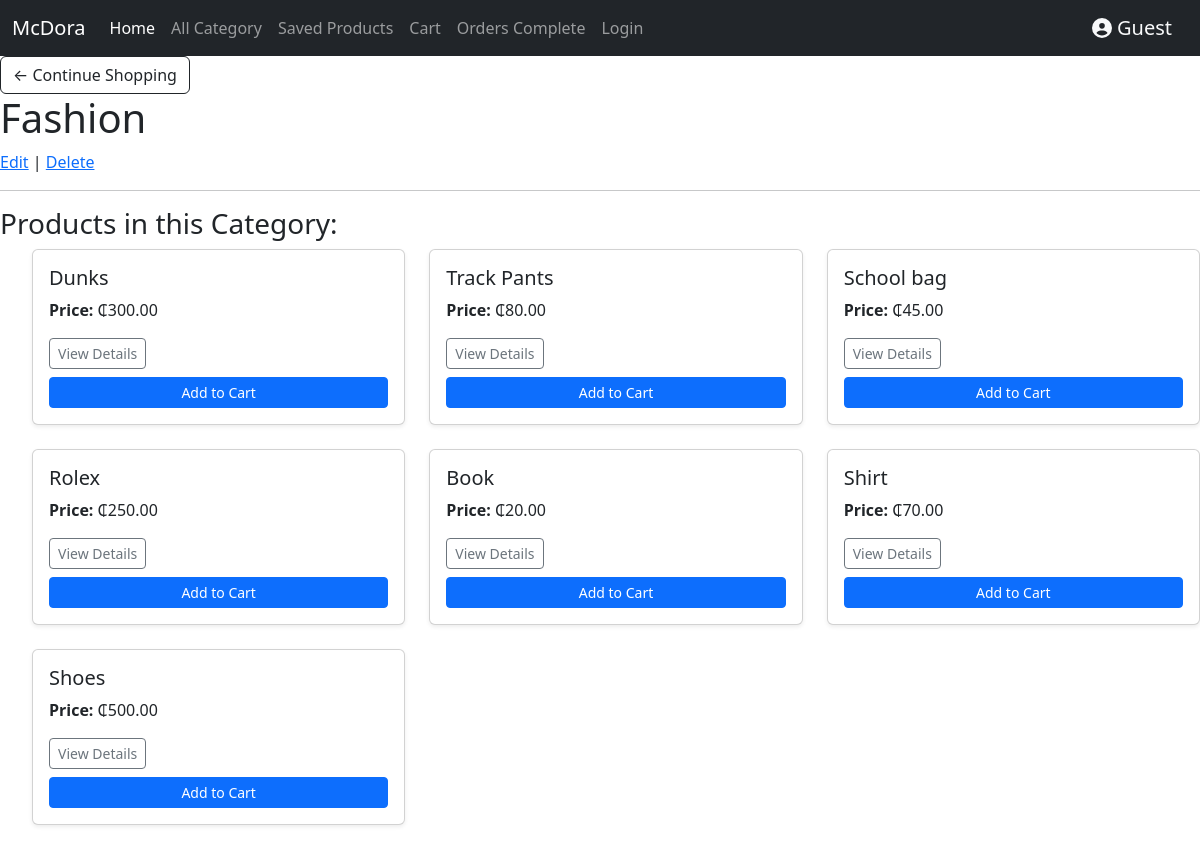
/category_detail/1/, run on the app's committed database.
### store/models.py (models this page shows, shortened)
class Category(models.Model):
    name = models.CharField(max_length=100, null=True)
    date_created = models.DateTimeField(auto_now_add=True, null=True)

class Product(models.Model):
    name = models.CharField(max_length=100, null=True)
    description = models.TextField(null=True)
    category = models.ForeignKey(Category, on_delete=models.SET_NULL, related_name='products', null=True)
    brand = models.ForeignKey(Brand, on_delete=models.SET_NULL, related_name='products', null=True)
    product_status = models.ForeignKey(ProductStatus, on_delete=models.SET_NULL, null=True)
    image = models.ImageField(upload_to= 'products/', null=True, blank=True)
    product_document = models.ForeignKey(ProductDocument, on_delete=models.SET_NULL, null=True, blank=True)
    price = models.DecimalField(max_digits=10, decimal_places=2, null=True)
    date_created = models.DateTimeField(auto_now_add=True, null=True)
    creator = models.ForeignKey(User, on_delete=models.SET_NULL, null=True)

### store/views.py (the view)
# urls.py: path('category_detail/<int:id>/', views.category_detail, name='category_detail'),
def category_detail(request, id):
    category = Category.objects.get(id=id)
    products = category.products.all()
    context = {'category': category, 'products': products}
    return render(request, 'category_detail.html', context)

### store/templates/category_detail.html (shortened to what this page needs)
{% extends 'base.html' %}
{% block content %}
<a class="btn btn-outline-dark" href="{% url 'home' %}">&#x2190; Continue Shopping</a>
<h1>{{ category.name }}</h1>
<a href="{% url 'edit_category' id=category.id %}">Edit</a> | <a href="{% url 'delete_category' id=category.id %}">Delete</a>
<hr>
<h3>Products in this Category:</h3>
<ul>
  <div class="row">
        {% for product in products %}
            <div class="col-md-4 mb-4">
                <div class="card h-100 shadow-sm">
                    <div class="card-body">
                        <h5 class="card-title">{{ product.name }}</h5>
                        <p class="card-text"><strong>Price:</strong> ₵{{ product.price }}</p>
                        <a href="{% url 'product_detail' id=product.id %}" class="btn btn-sm btn-outline-secondary mb-2">View Details</a>
                        <form action="{% url 'add_to_cart' id=product.id %}" method="post">
                            <button class="btn btn-primary btn-sm btn-block w-100">Add to Cart</button>
                        </form>
                    </div>
                </div>
            </div>
        {% empty %}
            <p class="text-center">No products available.</p>
        {% endfor %}
    </div>
</ul>
{% endblock content %}

### data on the page
Category: name "Fashion"
Product: name "Dunks", price "300.00"
Product: name "Track Pants", price "80.00"
Product: name "School bag", price "45.00"
Product: name "Rolex", price "250.00"
Product: name "Book", price "20.00"
Product: name "Shirt", price "70.00"
Product: name "Shoes", price "500.00"
